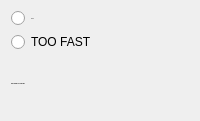
              <widget class="QFrame" name="frame_10">
               <property name="minimumSize">
                <size>
                 <width>0</width>
                 <height>121</height>
                </size>
               </property>
               <property name="maximumSize">
                <size>
                 <width>16777215</width>
                 <height>121</height>
                </size>
               </property>
               <layout class="QVBoxLayout" name="verticalLayout_18">
                <item>
                 <widget class="QRadioButton" name="preplanned_good">
                  <property name="enabled">
                   <bool>true</bool>
                  </property>
                  <property name="font">
                   <font>
                    <family>Inter</family>
                    <pointsize>-1</pointsize>
                    <weight>50</weight>
                    <bold>false</bold>
                   </font>
                  </property>
                  <property name="mouseTracking">
                   <bool>true</bool>
                  </property>
                  <property name="text">
                   <string>GOOD</string>
                  </property>
                  <property name="checkable">
                   <bool>true</bool>
                  </property>
                  <property name="checked">
                   <bool>false</bool>
                  </property>
                  <attribute name="buttonGroup">
                   <string notr="true">buttonGroup_18</string>
                  </attribute>
                 </widget>
                </item>
                <item>
                 <widget class="QRadioButton" name="preplanned_toofast">
                  <property name="text">
                   <string>TOO FAST</string>
                  </property>
                  <property name="checkable">
                   <bool>true</bool>
                  </property>
                  <attribute name="buttonGroup">
                   <string notr="true">buttonGroup_18</string>
                  </attribute>
                 </widget>
                </item>
                <item>
                 <widget class="QLabel" name="label_40">
                  <property name="font">
                   <font>
                    <family>Inter</family>
                    <pointsize>-1</pointsize>
                    <weight>75</weight>
                    <bold>true</bold>
                   </font>
                  </property>
                  <property name="text">
                   <string>PREPLANNED DESCENT INFO</string>
                  </property>
                 </widget>
                </item>
               </layout>
              </widget>
